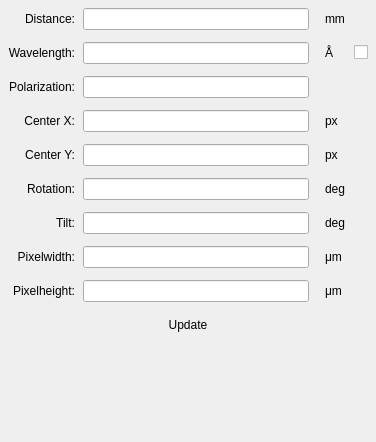
         <widget class="QWidget" name="fit2d">
          <property name="geometry">
           <rect>
            <x>0</x>
            <y>0</y>
            <width>376</width>
            <height>442</height>
           </rect>
          </property>
          <attribute name="label">
           <string>Fit2D Parameter</string>
          </attribute>
          <layout class="QGridLayout" name="gridLayout_7">
           <property name="horizontalSpacing">
            <number>8</number>
           </property>
           <property name="verticalSpacing">
            <number>12</number>
           </property>
           <property name="margin">
            <number>8</number>
           </property>
           <item row="3" column="3">
            <widget class="QLabel" name="label_35">
             <property name="text">
              <string>px</string>
             </property>
            </widget>
           </item>
           <item row="7" column="1">
            <widget class="QLineEdit" name="f2_pixel_width_txt">
             <property name="alignment">
              <set>Qt::AlignRight|Qt::AlignTrailing|Qt::AlignVCenter</set>
             </property>
            </widget>
           </item>
           <item row="8" column="3">
            <widget class="QLabel" name="label_76">
             <property name="text">
              <string>μm</string>
             </property>
            </widget>
           </item>
           <item row="7" column="3">
            <widget class="QLabel" name="label_77">
             <property name="text">
              <string>μm</string>
             </property>
            </widget>
           </item>
           <item row="8" column="0">
            <widget class="QLabel" name="label_75">
             <property name="text">
              <string>Pixelheight:</string>
             </property>
             <property name="alignment">
              <set>Qt::AlignRight|Qt::AlignTrailing|Qt::AlignVCenter</set>
             </property>
            </widget>
           </item>
           <item row="8" column="1">
            <widget class="QLineEdit" name="f2_pixel_height_txt">
             <property name="alignment">
              <set>Qt::AlignRight|Qt::AlignTrailing|Qt::AlignVCenter</set>
             </property>
            </widget>
           </item>
           <item row="1" column="0">
            <widget class="QLabel" name="label_34">
             <property name="text">
              <string>Wavelength:</string>
             </property>
             <property name="alignment">
              <set>Qt::AlignRight|Qt::AlignTrailing|Qt::AlignVCenter</set>
             </property>
            </widget>
           </item>
           <item row="0" column="3">
            <widget class="QLabel" name="label_36">
             <property name="text">
              <string>mm</string>
             </property>
            </widget>
           </item>
           <item row="0" column="1">
            <widget class="QLineEdit" name="f2_distance_txt">
             <property name="focusPolicy">
              <enum>Qt::StrongFocus</enum>
             </property>
             <property name="alignment">
              <set>Qt::AlignRight|Qt::AlignTrailing|Qt::AlignVCenter</set>
             </property>
            </widget>
           </item>
           <item row="0" column="0">
            <widget class="QLabel" name="label_37">
             <property name="text">
              <string>Distance:</string>
             </property>
             <property name="alignment">
              <set>Qt::AlignRight|Qt::AlignTrailing|Qt::AlignVCenter</set>
             </property>
            </widget>
           </item>
           <item row="9" column="0" colspan="5">
            <widget class="QPushButton" name="f2_update_btn">
             <property name="text">
              <string>Update</string>
             </property>
             <property name="flat">
              <bool>true</bool>
             </property>
            </widget>
           </item>
           <item row="10" column="0">
            <spacer name="verticalSpacer_3">
             <property name="orientation">
              <enum>Qt::Vertical</enum>
             </property>
             <property name="sizeHint" stdset="0">
              <size>
               <width>20</width>
               <height>147</height>
              </size>
             </property>
            </spacer>
           </item>
           <item row="1" column="4">
            <widget class="QCheckBox" name="f2_wavelength_cb">
             <property name="text">
              <string/>
             </property>
            </widget>
           </item>
           <item row="3" column="0">
            <widget class="QLabel" name="label_39">
             <property name="text">
              <string>Center X:</string>
             </property>
             <property name="alignment">
              <set>Qt::AlignRight|Qt::AlignTrailing|Qt::AlignVCenter</set>
             </property>
            </widget>
           </item>
           <item row="3" column="1">
            <widget class="QLineEdit" name="f2_center_x_txt">
             <property name="alignment">
              <set>Qt::AlignRight|Qt::AlignTrailing|Qt::AlignVCenter</set>
             </property>
            </widget>
           </item>
           <item row="4" column="0">
            <widget class="QLabel" name="label_41">
             <property name="text">
              <string>Center Y:</string>
             </property>
             <property name="alignment">
              <set>Qt::AlignRight|Qt::AlignTrailing|Qt::AlignVCenter</set>
             </property>
            </widget>
           </item>
           <item row="4" column="1">
            <widget class="QLineEdit" name="f2_center_y_txt">
             <property name="alignment">
              <set>Qt::AlignRight|Qt::AlignTrailing|Qt::AlignVCenter</set>
             </property>
            </widget>
           </item>
           <item row="4" column="3">
            <widget class="QLabel" name="label_40">
             <property name="text">
              <string>px</string>
             </property>
            </widget>
           </item>
           <item row="5" column="0">
            <widget class="QLabel" name="label_45">
             <property name="text">
              <string>Rotation:</string>
             </property>
             <property name="alignment">
              <set>Qt::AlignRight|Qt::AlignTrailing|Qt::AlignVCenter</set>
             </property>
            </widget>
           </item>
           <item row="5" column="1">
            <widget class="QLineEdit" name="f2_rotation_txt">
             <property name="alignment">
              <set>Qt::AlignRight|Qt::AlignTrailing|Qt::AlignVCenter</set>
             </property>
            </widget>
           </item>
           <item row="1" column="1">
            <widget class="QLineEdit" name="f2_wavelength_txt">
             <property name="alignment">
              <set>Qt::AlignRight|Qt::AlignTrailing|Qt::AlignVCenter</set>
             </property>
            </widget>
           </item>
           <item row="1" column="3">
            <widget class="QLabel" name="label_38">
             <property name="text">
              <string>Å</string>
             </property>
            </widget>
           </item>
           <item row="5" column="3">
            <widget class="QLabel" name="label_44">
             <property name="text">
              <string>deg</string>
             </property>
            </widget>
           </item>
           <item row="6" column="0">
            <widget class="QLabel" name="label_42">
             <property name="text">
              <string>Tilt:</string>
             </property>
             <property name="alignment">
              <set>Qt::AlignRight|Qt::AlignTrailing|Qt::AlignVCenter</set>
             </property>
            </widget>
           </item>
           <item row="6" column="1">
            <widget class="QLineEdit" name="f2_tilt_txt">
             <property name="alignment">
              <set>Qt::AlignRight|Qt::AlignTrailing|Qt::AlignVCenter</set>
             </property>
            </widget>
           </item>
           <item row="6" column="3">
            <widget class="QLabel" name="label_43">
             <property name="text">
              <string>deg</string>
             </property>
            </widget>
           </item>
           <item row="7" column="0">
            <widget class="QLabel" name="label_78">
             <property name="text">
              <string>Pixelwidth:</string>
             </property>
             <property name="alignment">
              <set>Qt::AlignRight|Qt::AlignTrailing|Qt::AlignVCenter</set>
             </property>
            </widget>
           </item>
           <item row="2" column="1">
            <widget class="QLineEdit" name="f2_polarization_txt">
             <property name="alignment">
              <set>Qt::AlignRight|Qt::AlignTrailing|Qt::AlignVCenter</set>
             </property>
            </widget>
           </item>
           <item row="2" column="0">
            <widget class="QLabel" name="label_16">
             <property name="text">
              <string>Polarization:</string>
             </property>
             <property name="alignment">
              <set>Qt::AlignRight|Qt::AlignTrailing|Qt::AlignVCenter</set>
             </property>
            </widget>
           </item>
          </layout>
         </widget>
